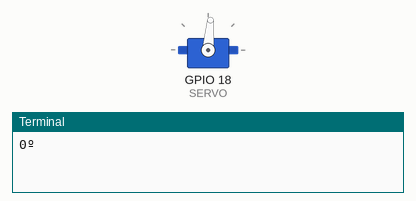
This program was run on a simulated Raspberry Pi (BCM pin numbers). Parts: servo, the last lines printed to the terminal. Servo angles are drawn from the pulse width (0.5 ms = 0°, 2.5 ms = 180°). At 13.0 s the program stops and its outputs stay as they are.

Above: at 0.1 s.
At 2.1 s:
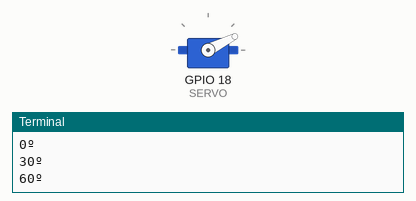
At 5.1 s:
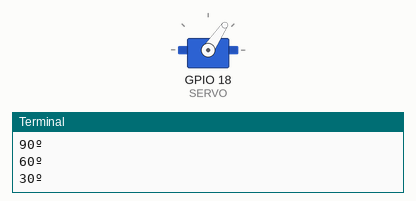
At 11.1 s:
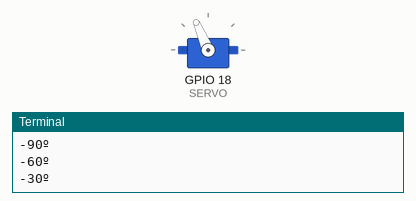
Timing chart, 0 to 13.5 s (numbered marks = the images above):
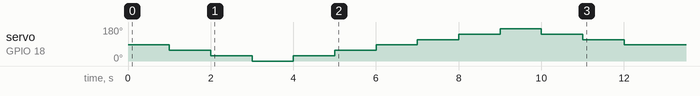

Measured:
- by itself, servo on GPIO 18 (SERVO): 85° → 56° at 1.0 s, → 27° 1.0 s later, → 0° 1.0 s later, → 27° 1.0 s later, … (12 changes in this stretch)

The program:

14.SERVO.py
```python
import RPi.GPIO as GPIO
import time

# wPi. 1, BCM. 18, Physical. 12
SERVO = 18

GPIO.setmode(GPIO.BCM)
GPIO.setup(SERVO, GPIO.OUT)
pwm = GPIO.PWM(SERVO, 50)
pwm.start(7.2)

# 각도는 -90도부터 90도까지 가능
def Angle(angle) :
    pwm.ChangeDutyCycle(7.2 - angle / 18.75)
    print("%sº" % angle)
    time.sleep(1)

# main문
if __name__ == "__main__" :
    try :
        Angle(0)
        Angle(30)
        Angle(60)
        Angle(90)
        Angle(60)
        Angle(30)
        Angle(0)
        Angle(-30)
        Angle(-60)
        Angle(-90)
        Angle(-60)
        Angle(-30)
        Angle(0)

    # Ctrl - c 또는 에러시
    except :
        print("ERROR")

    # 종료시
    finally :
        GPIO.cleanup()
        print("END")
```
